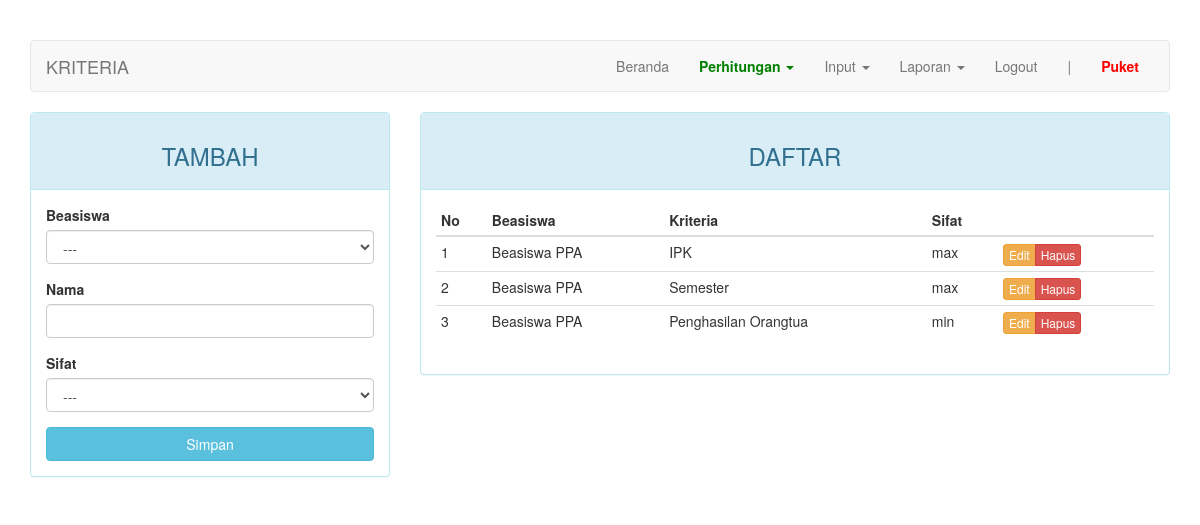
/index.php?page=kriteria (signed in), run on an earlier commit of the app's database.
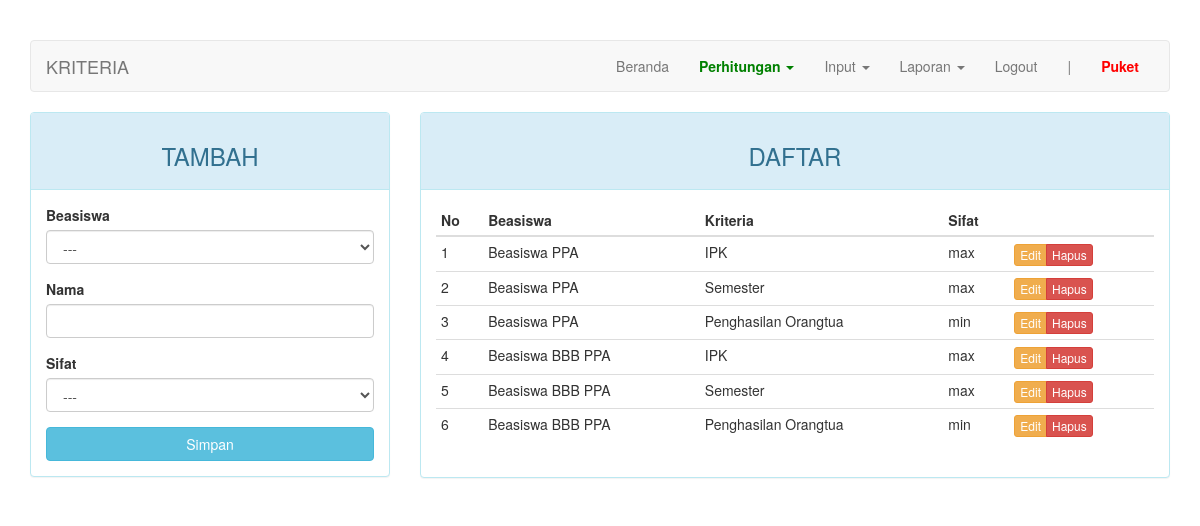
And on a later commit of the database.
### tables this page shows
CREATE TABLE `kriteria` (
  `kd_kriteria` int(11) NOT NULL,
  `kd_beasiswa` int(11) NOT NULL,
  `nama` varchar(50) DEFAULT NULL,
  `sifat` enum('min','max') DEFAULT NULL
);

CREATE TABLE `beasiswa` (
  `kd_beasiswa` int(11) NOT NULL,
  `nama` varchar(50) DEFAULT NULL
);

### page/kriteria.php (the view, shortened to what this page needs)
<?php
$update = (isset($_GET['action']) AND $_GET['action'] == 'update') ? true : false;
?>
<div class="row">
	<div class="col-md-4">
	    <div class="panel panel-<?= ($update) ? "warning" : "info" ?>">
	        <div class="panel-heading"><h3 class="text-center"><?= ($update) ? "EDIT" : "TAMBAH" ?></h3></div>
	        <div class="panel-body">
	            <form action="<?=$_SERVER['REQUEST_URI']?>" method="POST">
									<div class="form-group">
										<label for="kd_beasiswa">Beasiswa</label>
										<select class="form-control" name="kd_beasiswa">
											<option>---</option>
										</select>
									</div>
	                <div class="form-group">
	                    <label for="nama">Nama</label>
	                    <input type="text" name="nama" class="form-control" <?= (!$update) ?: 'value="'.$row["nama"].'"' ?>>
	                </div>
									<div class="form-group">
	                  <label for="sifat">Sifat</label>
										<select class="form-control" name="sifat">
											<option>---</option>
										</select>
									</div>
	                <button type="submit" class="btn btn-<?= ($update) ? "warning" : "info" ?> btn-block">Simpan</button>
	            </form>
	        </div>
	    </div>
	</div>
	<div class="col-md-8">
	    <div class="panel panel-info">
	        <div class="panel-heading"><h3 class="text-center">DAFTAR</h3></div>
	        <div class="panel-body">
	            <table class="table table-condensed">
	                <thead>
	                    <tr>
	                        <th>No</th>
	                        <th>Beasiswa</th>
	                        <th>Kriteria</th>
	                        <th>Sifat</th>
	                        <th></th>
	                    </tr>
	                </thead>
	                <tbody>
	                    <?php $no = 1; ?>
	                    <?php if ($query = $connection->query("SELECT a.nama AS kriteria, b.nama AS beasiswa, a.kd_kriteria, a.sifat FROM kriteria a JOIN beasiswa b USING(kd_beasiswa)")): ?>
	                        <?php while($row = $query->fetch_assoc()): ?>
	                        <tr>
	                            <td><?=$no++?></td>
	                            <td><?=$row['beasiswa']?></td>
	                            <td><?=$row['kriteria']?></td>
	                            <td><?=$row['sifat']?></td>
	                            <td>
	                                <div class="btn-group">
	                                    <a href="?page=kriteria&action=update&key=<?=$row['kd_kriteria']?>" class="btn btn-warning btn-xs">Edit</a>
	                                    <a href="?page=kriteria&action=delete&key=<?=$row['kd_kriteria']?>" class="btn btn-danger btn-xs">Hapus</a>
	                                </div>
	                            </td>
	                        </tr>
	                        <?php endwhile ?>
	                    <?php endif ?>
	                </tbody>
	            </table>
	        </div>
	    </div>
	</div>
</div>

What changed in the data, as far as the page shows it:
added kriteria: kd_beasiswa.nama "Beasiswa BBB PPA", nama "IPK", sifat "max"
added kriteria: kd_beasiswa.nama "Beasiswa BBB PPA", nama "Semester", sifat "max"
added kriteria: kd_beasiswa.nama "Beasiswa BBB PPA", nama "Penghasilan Orangtua", sifat "min"
